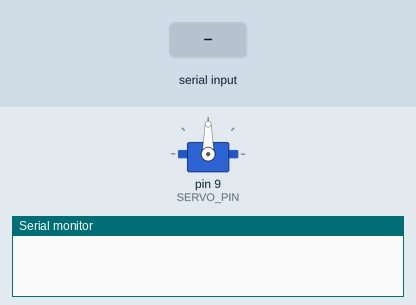
The sketch below on a simulated Arduino Uno, built with avr-gcc and run on an emulated ATmega328P. Shown: servo, the last lines printed to the serial monitor. The test bench sets the inputs (shaded band).

Above: at 1.7 s.
1.8 s: "ANGLE:\n" received over Serial
At 2.7 s:
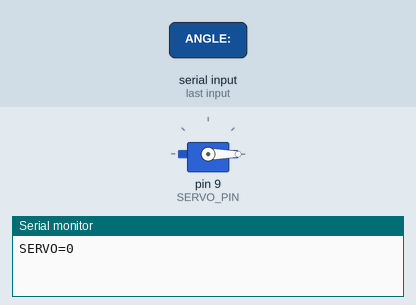
3.3 s: "ANGLE:90\n" received over Serial
At 3.9 s:
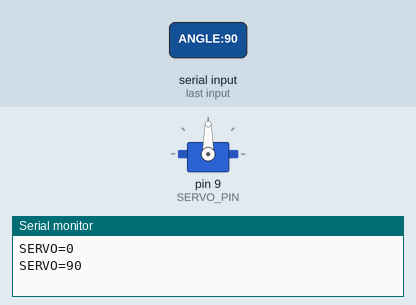
4.8 s: "ANGLE:,45\n" received over Serial
At 6.2 s:
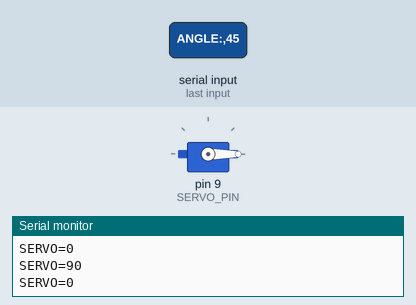
Timing chart, 0 to 7.8 s (numbered marks = the images above; inputs shaded):
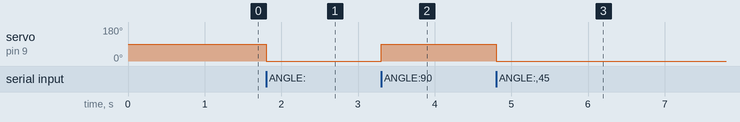

The sketch:

Arduino.ino
```cpp
#include <Servo.h>

Servo servo;

#define SERVO_PIN 9

void setup() {
  Serial.begin(115200);

  servo.attach(SERVO_PIN);

  servo.write(90);
  delay(500);
}

void loop() {

  if (Serial.available()) {

    String cmd = Serial.readStringUntil('\n');
    cmd.trim();

    if (cmd.startsWith("ANGLE:")) {

      float angle = cmd.substring(6).toFloat();

      // Limit to 0–180°
      angle = constrain(angle, 0, 180);

      servo.write((int)round(angle));

      Serial.print("SERVO=");
      Serial.println((int)round(angle));
    }
  }
}
```

Measured:
- after the input at 1.8 s, servo on pin 9 (SERVO_PIN): 90° → 0° at once
- after the input at 3.3 s, servo on pin 9 (SERVO_PIN): 0° → 90° at once
- after the input at 4.8 s, servo on pin 9 (SERVO_PIN): 90° → 0° at once
